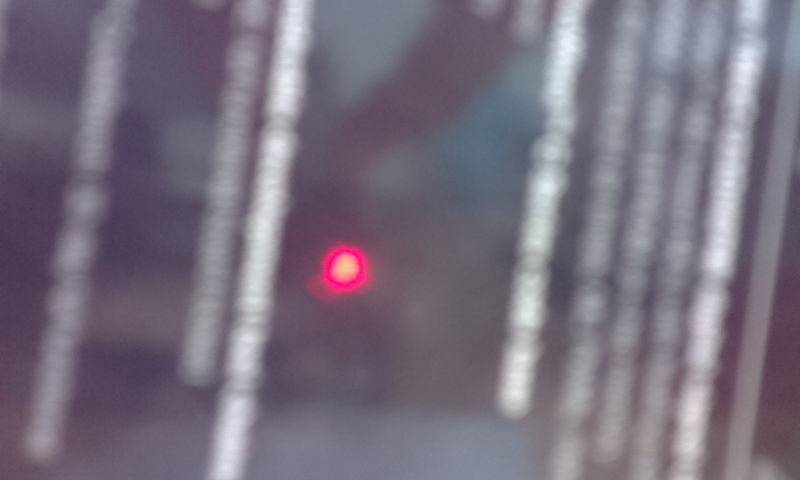
#> input picture 20181108093243.jpg, 800 x 480 px, given in place of BigBear.jpg, which was not available
$ python starDetector.py   (older library calls are emulated)
#> lines starting #> are read from the running program, lines starting #| are printed output that depends on the picture; after the words box and inside, x2 and y2 are one past the last pixel; in counts of white or black regions, pixels touching at a corner belong together; long printed decimals are rounded; pictures that were not available may be replaced by others from this repository, and a replacement may not be noted
import numpy as np
import argparse
import cv2
import math


# [5 lines of commented-out code are left out]


def takeRadius(elem):
    return float(elem[2])

def takeX(elem):
    return float(elem[0])

file_name='/Users/revital/Downloads/BigBear.jpg'

file = open("%s_res.txt" %file_name  ,"w")
image = cv2.imread(file_name)
#> image is the input picture: shape (480, 800, 3); mean B, G, R 126.1, 111.6, 119.6
orig = image.copy()
imgheight, imgwidth = image.shape[:2]
#> imgheight = 480; imgwidth = 800
#image = image[0:2500,0:4000 ]
#orig = image.copy()
image = cv2.cvtColor(image, cv2.COLOR_BGR2GRAY)
#> image: shape (480, 800)
#(minVal, maxVal, minLoc, maxLoc) = cv2.minMaxLoc(gray)
#sobelx = cv2.Sobel(image,cv2.CV_64F,1,0,ksize=11)
#sobelx=sobelx*255
edges = cv2.Canny(image, 120, 150)
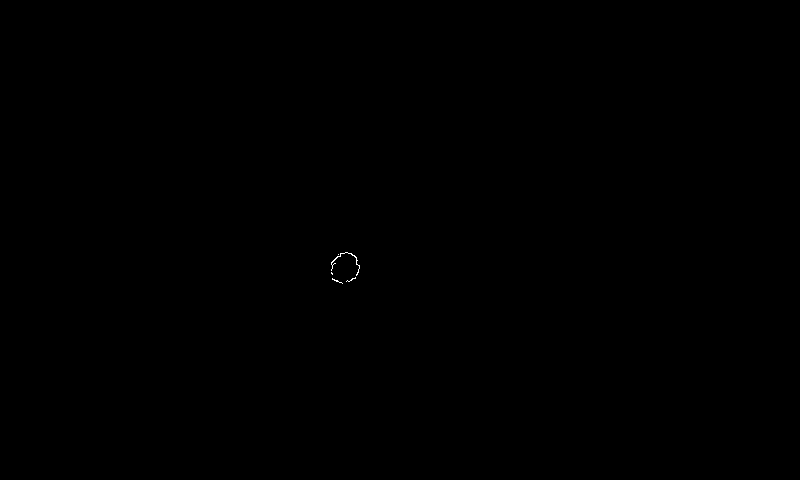
#> edges: shape (480, 800); 0.03% white in thin lines or dots, all inside (x1, y1, x2, y2) = (331, 252, 360, 284)
print (np.max(edges))
#| 255
print ((edges.sum()/255)/(imgheight*imgwidth))
#| 0.000276

#print(edges)
#print (edges)
#cv2.circle(edges, maxLoc, 5, (255, 0, 0), 3)
contours, _ = cv2.findContours(edges, cv2.RETR_TREE, cv2.CHAIN_APPROX_SIMPLE)
#> contours = 5 contours, all with area under 20
#print (contours)
contour_list = []
#print (contours)
#0area = cv2.contourArea(contours[0])
res=[]
for contour in contours:
    #approx = cv2.approxPolyDP(contour,0.01*cv2.arcLength(contour,True),True)
    #print("in for")
    area = cv2.contourArea(contour)
    #print(area)
    (x, y), radius = cv2.minEnclosingCircle(contour)

    center = (int(x), int(y))
    radius = int(radius)
    xint=center[0]
    yint =center[1]
    x=str(x)
    y = str(y)
    r =str(radius)


    if (radius >1 and radius <20): #(and xint>300 and yint> 300):
        cv2.circle(orig, center, radius+4, (0, 255, 255), 5)
        res.append([x, y, radius])
#> this loop made 5 passes
#> (area, x, y, radius, xint, yint, r) on passes 1, 2, 4, 5: (3.5, '337.0', '280.5', 5, 337, 280, '5'), (2.5, '350.5', '279.0', 4, 350, 279, '4'), (0, '338.0', '254.0', 0, 338, 254, '0'), (16, '344.8734130859375', '266.10760498046875', 14, 344, 266, '14')
#> (contour, area, x, y, radius, xint, yint, r) on pass 3: ([[331, 272], [331, 273], [332, 274], [332, 273]], 1, '331.5', '273.0', 1, 331, 273, '1')
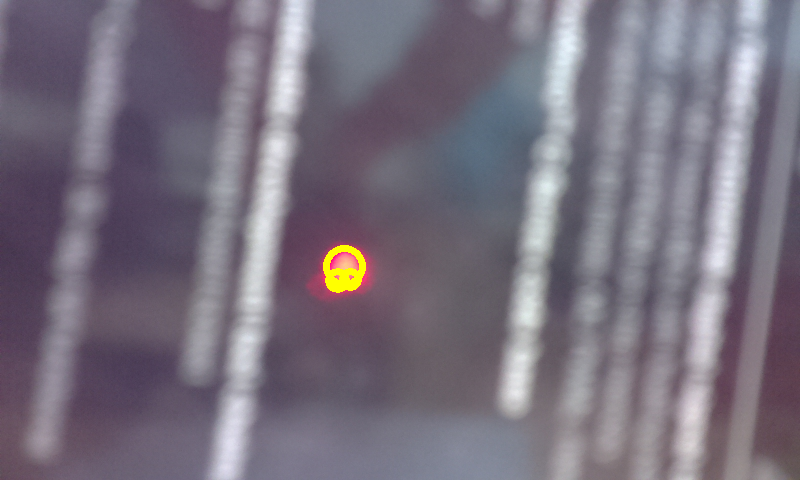
#> orig: shape (480, 800, 3); 0.31% of pixels changed, all inside (x1, y1, x2, y2) = (323, 245, 366, 293)
#> after the loop, res = [['337.0', '280.5', 5], ['350.5', '279.0', 4], ['344.8734130859375', '266.10760498046875', 14]]
#contour_list.append(contour)
#ret, thresh = cv2.threshold(image,0,255,cv2.THRESH_BINARY+cv2.THRESH_OTSU)
connectivity = 4
#output = cv2.connectedComponentsWithStats(image, connectivity, cv2.CV_32S)
#cv2.drawContours(image, contour_list,  -1, (255,255,0), 1)
# display the results of the naive attempt
cv2.imshow("Naive", orig)
cv2.imwrite("%s_processed.jpg" % file_name, orig)

#res.sort(key=takeRadius,reverse=True )
res.sort(key=takeX,reverse=False )
#cv2.waitKey(0)
counter=0
final_res=[]
print(res)
#| [['337.0', '280.5', 5], ['344.873', '266.108', 14], ['350.5', '279.0', 4]]
file.write("%s ,%s ,%s \n" % (res[0][0], res[0][1], res[0][2]))
final_res.append([float(res[0][0]), float(res[0][1])])
for i in range(1, len(res)):
    if(counter<10  and math.fabs(float(res[i][0])-float(res[i-1][0])) >10 ):
        file.write("%s ,%s ,%s \n" % (res[i][0] ,res[i][1] , res[i][2]))
        final_res.append([float(res[i][0]) ,float(res[i][1])])
        counter = counter + 1
#> this loop made 2 passes
#> after the loop, counter = 0; final_res = [[337, 280.5]]


        #file.write(t)
    #file.write('\n')
file.close()

for i in range(len(final_res)):
    for j in range(i+1, len (final_res)):
        x=final_res[i][0]-final_res[j][0]
        y=final_res[i][1]-final_res[j][1]
        d= math.sqrt(x*x+y*y)
        print(str(d))
#> this loop made 1 pass

$ run again, on 20181108101333.jpg
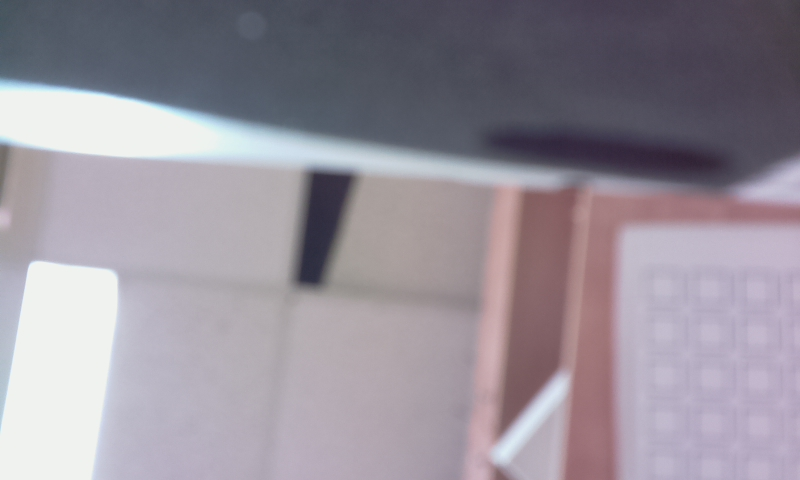
#> input picture 20181108101333.jpg, 800 x 480 px, given in place of BigBear.jpg, which was not available
#> image is the input picture: shape (480, 800, 3); mean B, G, R 154.2, 143.9, 150.7
#> image: shape (480, 800)
#> `edges = cv2.Canny(image, 120, 150)`:
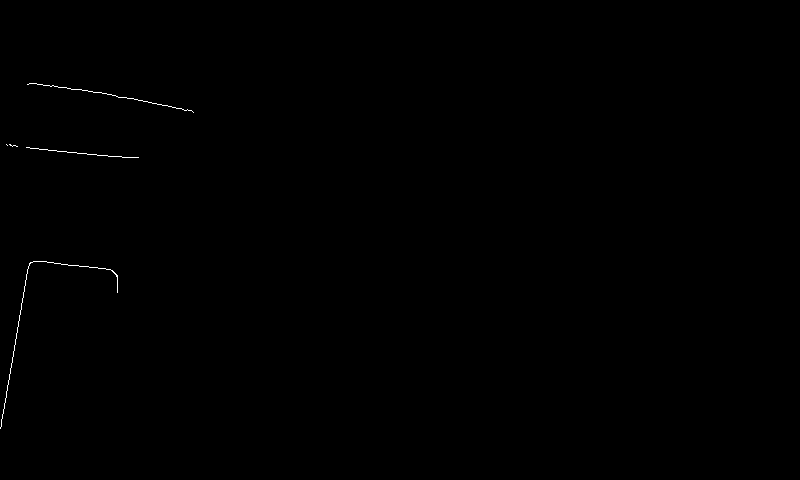
#> edges: shape (480, 800); 0.15% white in thin lines or dots, all inside (x1, y1, x2, y2) = (0, 83, 194, 429)
#| 255
#| 0.001484
#> contours = 5 contours, all with area under 20
#> the loop `for contour in contours: #approx = cv2.approxPolyDP(contour,0.01*cv2.a..` made 5 passes
#> (area, x, y, radius, xint, yint, r) on passes 1, 2, 3, 5: (8, '56.0', '349.0', 96, 56, 349, '96'), (0, '82.0', '152.0', 56, 82, 152, '56'), (1, '13.0', '145.0', 4, 13, 145, '4'), (0, '110.0', '98.0', 84, 110, 98, '84')
#> after the loop `for contour in contours:`:
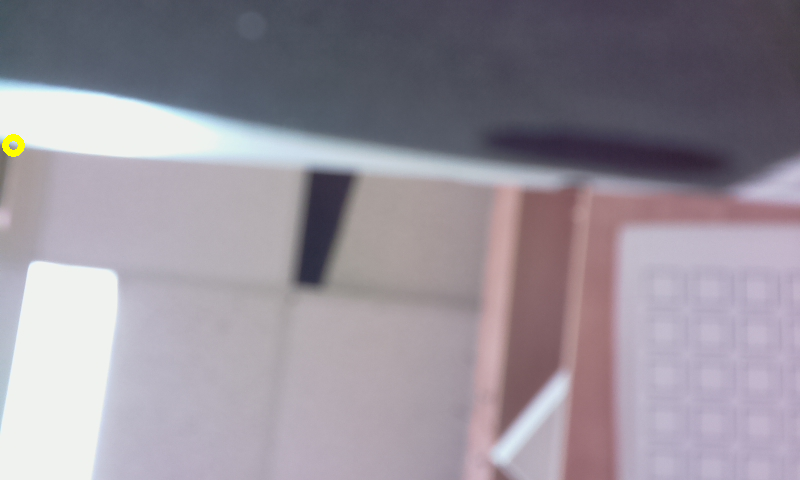
#> orig: shape (480, 800, 3); 0.09% of pixels changed, all inside (x1, y1, x2, y2) = (2, 134, 25, 157)
#> after the loop `for contour in contours:`: res = [['13.0', '145.0', 4]]
#| [['13.0', '145.0', 4]]
#> after the loop `for i in range(1, len(res)):`: counter = 0; final_res = [[13, 145]]
#> the loop `for i in range(len(final_res)):` made 1 pass
